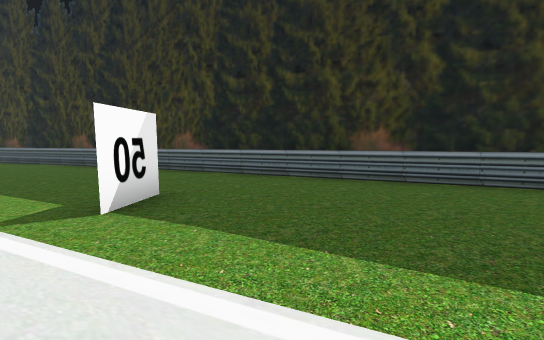
[1] (above)

24 first-person views from a walk through a Unity game level. The camera is 1.3 m above the floor, tilts 6° down and sees 90° across. The floor is counted in squares, 2 m on a side. Each view is taken from the middle of a square. On the plan, view 1 faces up. The plan holds only what a view shows up to about 9 squares ahead; the rest is blank. The place goes on beyond the plan.

[2]
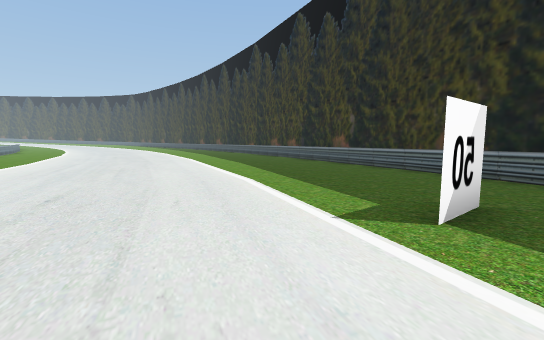

[3]
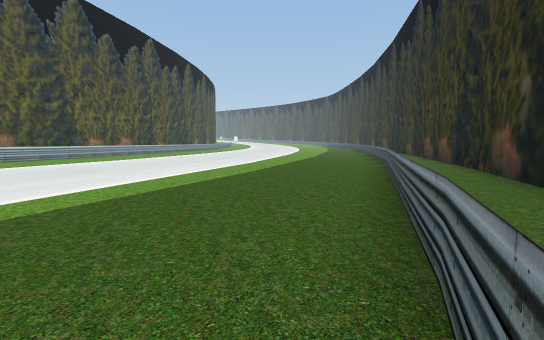

[4]
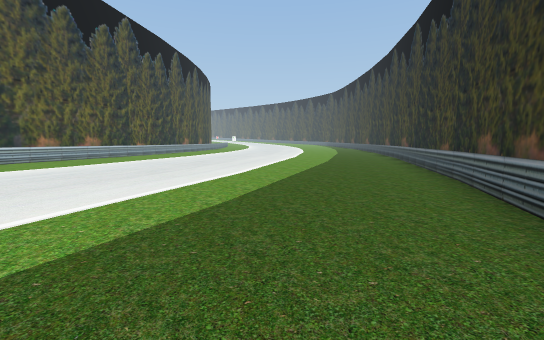

[5]
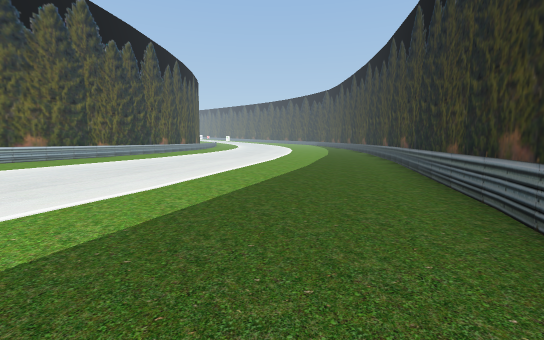

[6]
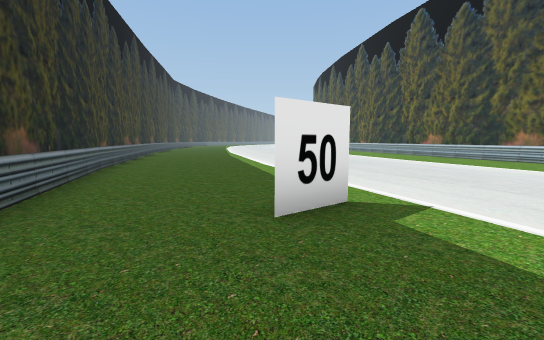

[7]
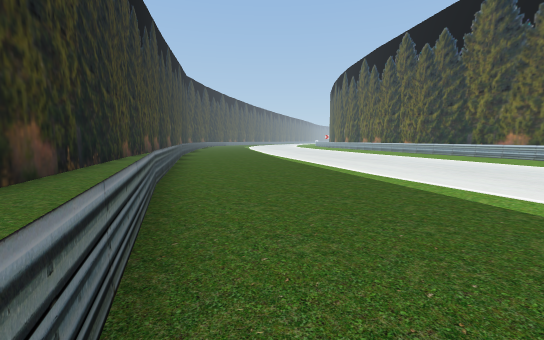

[8]
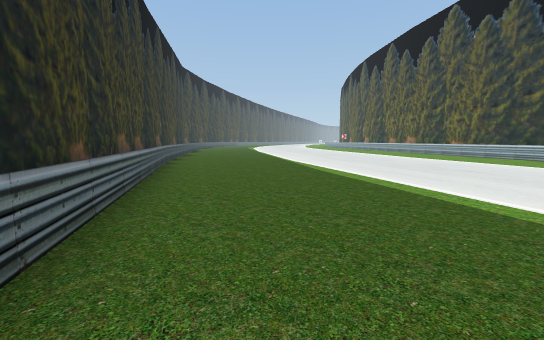

[9]
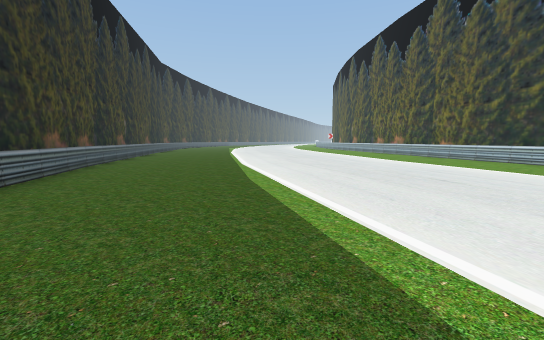

[10]
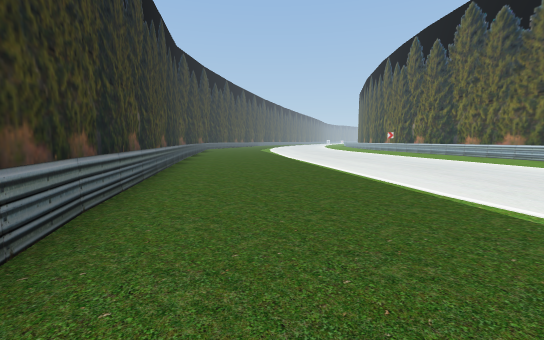

[11]
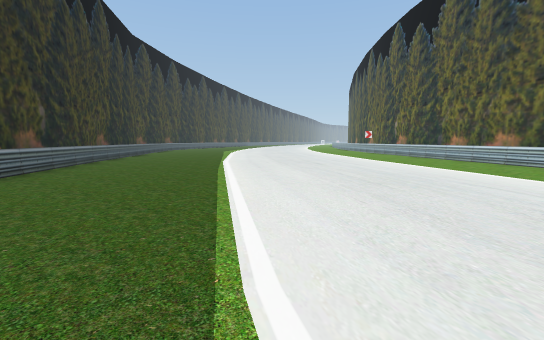

[12]
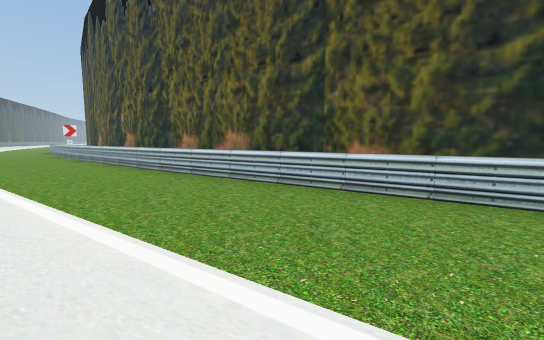

[13]
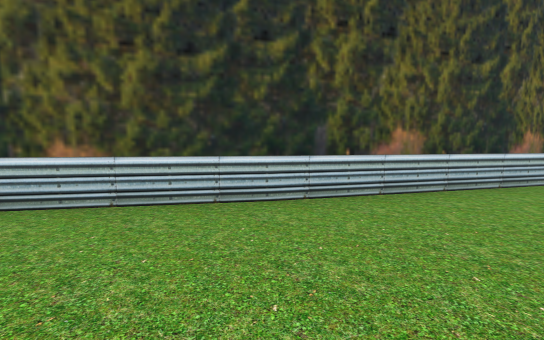

[14]
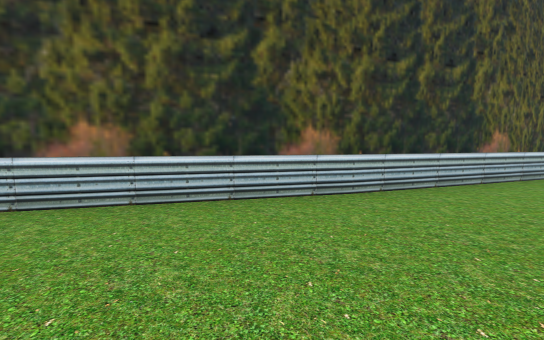

[15]
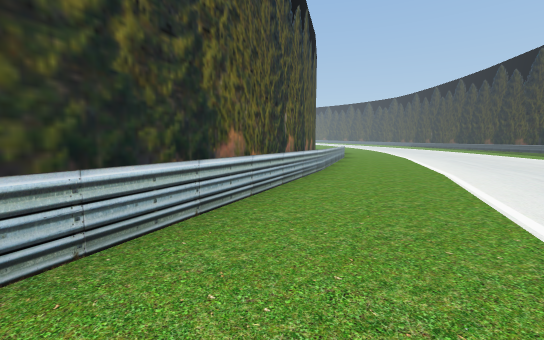

[16]
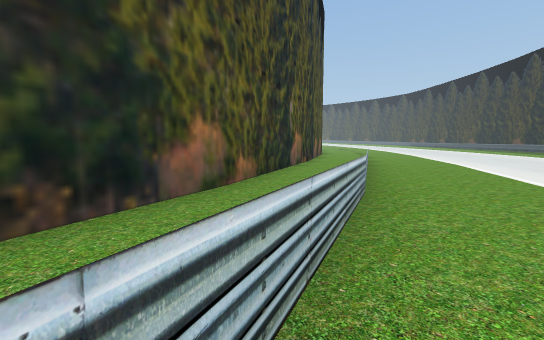

[17]
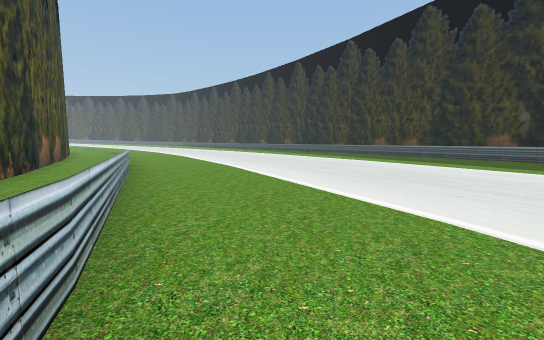

[18]
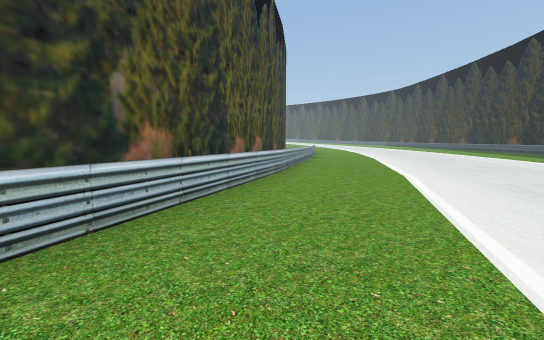

[19]
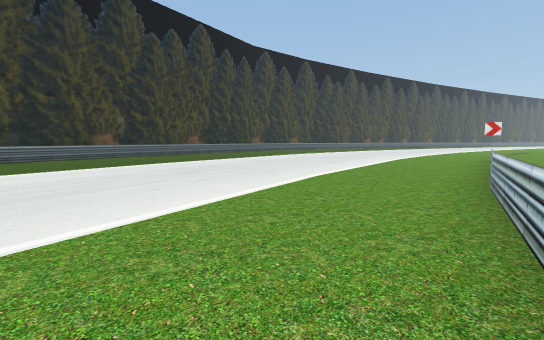

[20]
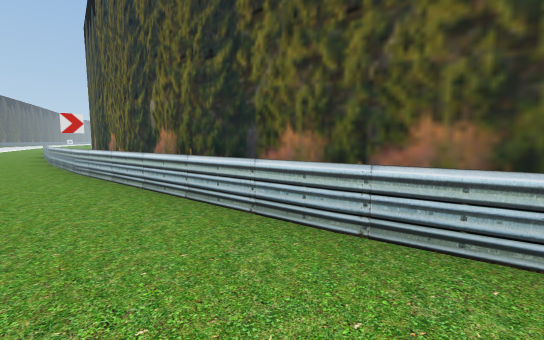

[21]
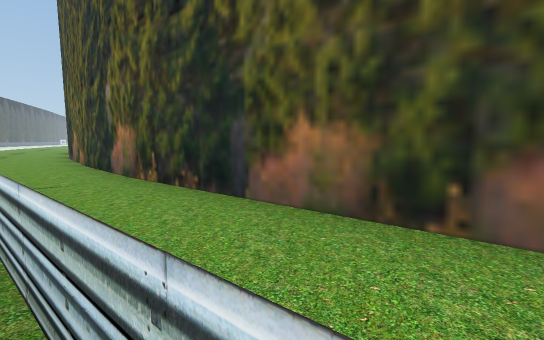

[22]
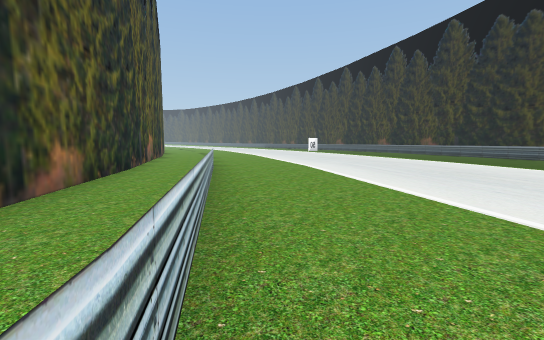

[23]
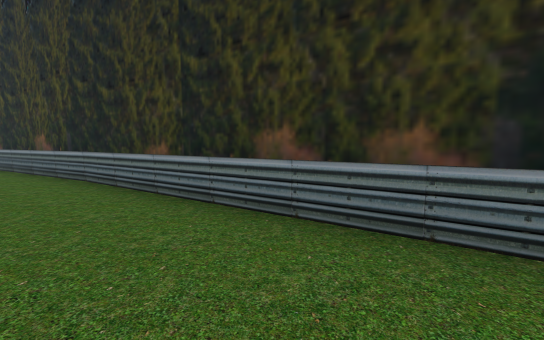

[24]
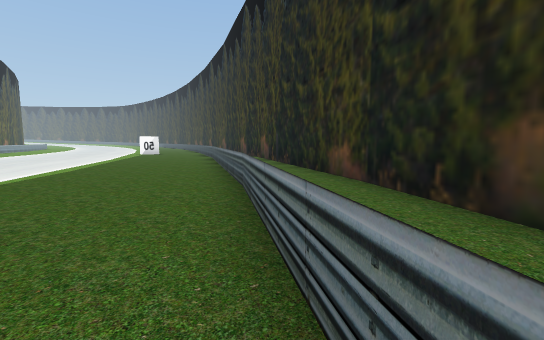

### Floor plan
Points are (right, up) in squares from view 1. A wall is a line through its corners. A room is listed if a view was taken in it or the views show most of it. See-through windows are left out.
Room 1 (views 1, 2, 3, 4, 5, 6, 7, 8, 9, 10, 11, 12, 13, 14, 15, 16, 17, 18, 19, 20, 21, 22, 23, 24)
walls: (-1.6, 2.4) (-1.4, 3.5) (-1.6, 2.4); (-2.1, -8.4) (1.2, -10.3); (-6.8, -6.3) (-2, -8.5); (5, 5.1) (-2.5, 8.6); (8, 3.4) (4.8, 5.2); (-4.2, 9.3) (-9.1, 11.1); (-9, 11.1) (-13.3, 12.4); (9.3, -15.4) (11.7, -17.4); (-16.5, -2.7) (-8.1, -5.7); (14.7, -17.5) (15, -17.1)
low walls: (-1.1, -6.7) (5, -10.1); (4.1, 3.4) (-3.2, 6.8); (-3.1, 6.7) (-10.7, 9.6); (4.9, -10.1) (15.2, -17); (-12.9, -1.3) (-1, -6.7); (-9.5, 9.2) (-16, 11.1); (-16, -1) (-13, -1.8); (16.6, -4.3) (10.9, -0.5) (3.9, 3.4); (14.8, -17.3) (16.5, -18.9)
Room 2 (no view inside)
walls: (-8.2, -5.6) (-6.8, -6.3)
Room 3 (no view inside)
walls: (1.2, -10.3) (3, -11.3)
Room 4 (no view inside)
walls: (3.8, -11.7) (4.9, -12.4); (3, -11.3) (3.9, -11.8)
Room 5 (no view inside)
walls: (6, -13.2) (7.9, -14.5)
Room 6 (no view inside)
walls: (12, 1.2) (10, 2.3)
Room 7 (no view inside)
walls: (15, -0.9) (13.2, 0.4)
Room 8 (no view inside)
walls: (4.9, -12.4) (6, -13.2)
Room 9 (no view inside)
walls: (7.9, -14.5) (9.4, -15.5)
Room 10 (no view inside)
walls: (13.2, 0.4) (11.9, 1.3)
Room 11 (no view inside)
walls: (11.7, -17.4) (12.8, -18.2)
Room 12 (no view inside)
walls: (12.8, -18.2) (13.6, -18.9)
Room 13 (no view inside)
walls: (13.5, -18.8) (15.3, -20.5)

Where each view was taken, in squares from view 1:
view 1: 0 up, 0 right, facing up
view 2: 0 up, 1 left, facing up-left
view 3: 6 up, 2 left, facing left
view 4: 6 up, 5 left, facing left
view 5: 7 up, 7 left, facing left
view 6: 5 up, 3 left, facing down-right
view 7: 5 up, 0 right, facing down-right
view 8: 3 up, 3 right, facing down-right
view 9: 1 up, 3 right, facing down-right
view 10: 0 up, 8 right, facing down-right
view 11: 3 down, 8 right, facing down-right
view 12: 8 down, 8 right, facing down
view 13: 8 down, 7 right, facing down-left
view 14: 5 down, 2 right, facing down-left
view 15: 5 down, 1 left, facing left
view 16: 5 down, 4 left, facing left
view 17: 4 down, 6 left, facing up-left
view 18: 2 down, 7 left, facing left
view 19: 11 down, 7 right, facing right
view 20: 12 down, 11 right, facing down
view 21: 14 down, 11 right, facing down
view 22: 14 down, 11 right, facing up-left
view 23: 5 down, 14 right, facing up
view 24: 3 down, 14 right, facing up-left
